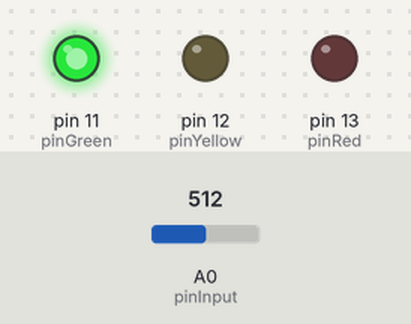
Recording of a sketch running on a simulated Arduino Uno, built with avr-gcc and run on an emulated ATmega328P. Parts: output pins drawn as LEDs (lit = HIGH). The test bench sets the inputs (shaded band); at power-on: A0 (pinInput) = 512.

Above: at 1.8 s.
1.9 s: A0 (pinInput) set to 413
3.4 s: A0 (pinInput) set to 389
At 4.6 s:
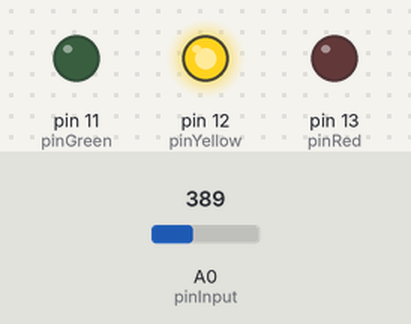
5.5 s: A0 (pinInput) set to 310
7.2 s: A0 (pinInput) set to 284
At 8.9 s:
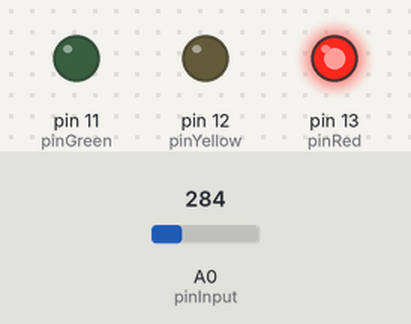
9.5 s: A0 (pinInput) set to 306
At 10.4 s:
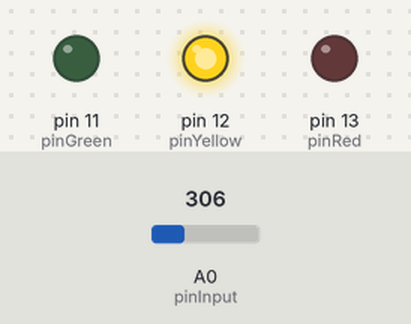
11.5 s: A0 (pinInput) set to 290
At 13.1 s:
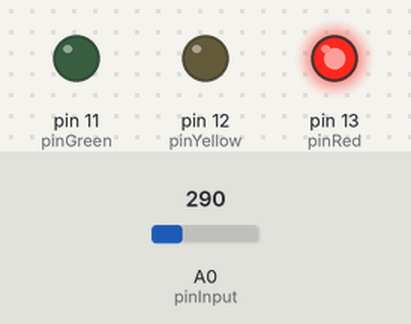
Timing chart, 0 to 14.5 s (numbered marks = the images above; inputs shaded):
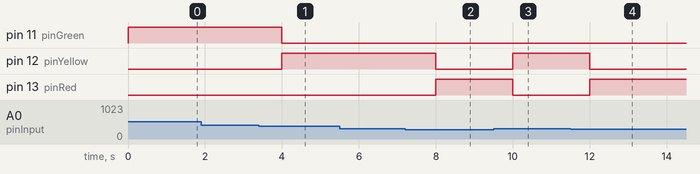

The sketch:

mq135-semaforo.ino
```cpp
// https://www.youtube.com/watch?v=DPywqNps29E
// https://rufianenlared.com/mq-135/

int sensorValue;
int pinInput = 0;

int pinRed = 13;
int pinYellow = 12;
int pinGreen = 11;

int umbralBajo = 300;
int umbralAlto = 400;
void setup() {
  pinMode(pinRed, OUTPUT);
  pinMode(pinYellow, OUTPUT);
  pinMode(pinGreen, OUTPUT);
}
void loop() {
  sensorValue = analogRead(pinInput);
  if (sensorValue < umbralBajo ) {
    semaforo(HIGH, LOW, LOW);
  } else if (sensorValue < umbralAlto) {
    semaforo(LOW, HIGH, LOW);
  } else {
    semaforo(LOW, LOW, HIGH);
  }
  delay(1000);
}

void semaforo(int R, int Y, int G) {
  digitalWrite(pinRed, R);
  digitalWrite(pinYellow, Y);
  digitalWrite(pinGreen, G);
}
```

Measured:
- the behaviour switches between 400 and 399 on A0 (pinInput) (found by bisection; images 0 and 1)
- the behaviour switches between 300 and 299 on A0 (pinInput) (found by bisection; images 1 and 2)
- after the input at 1.9 s, every drawn part: stays the same
- after the input at 3.4 s, pin 11 (pinGreen): HIGH → LOW after 0.60 s; pin 12 (pinYellow): LOW → HIGH after 0.60 s
- after the input at 5.5 s, every drawn part: stays the same
- after the input at 7.2 s, pin 12 (pinYellow): HIGH → LOW after 0.80 s; pin 13 (pinRed): LOW → HIGH after 0.80 s
- after the input at 9.5 s, pin 12 (pinYellow): LOW → HIGH after 0.50 s; pin 13 (pinRed): HIGH → LOW after 0.50 s
- after the input at 11.5 s, pin 12 (pinYellow): HIGH → LOW after 0.50 s; pin 13 (pinRed): LOW → HIGH after 0.50 s
